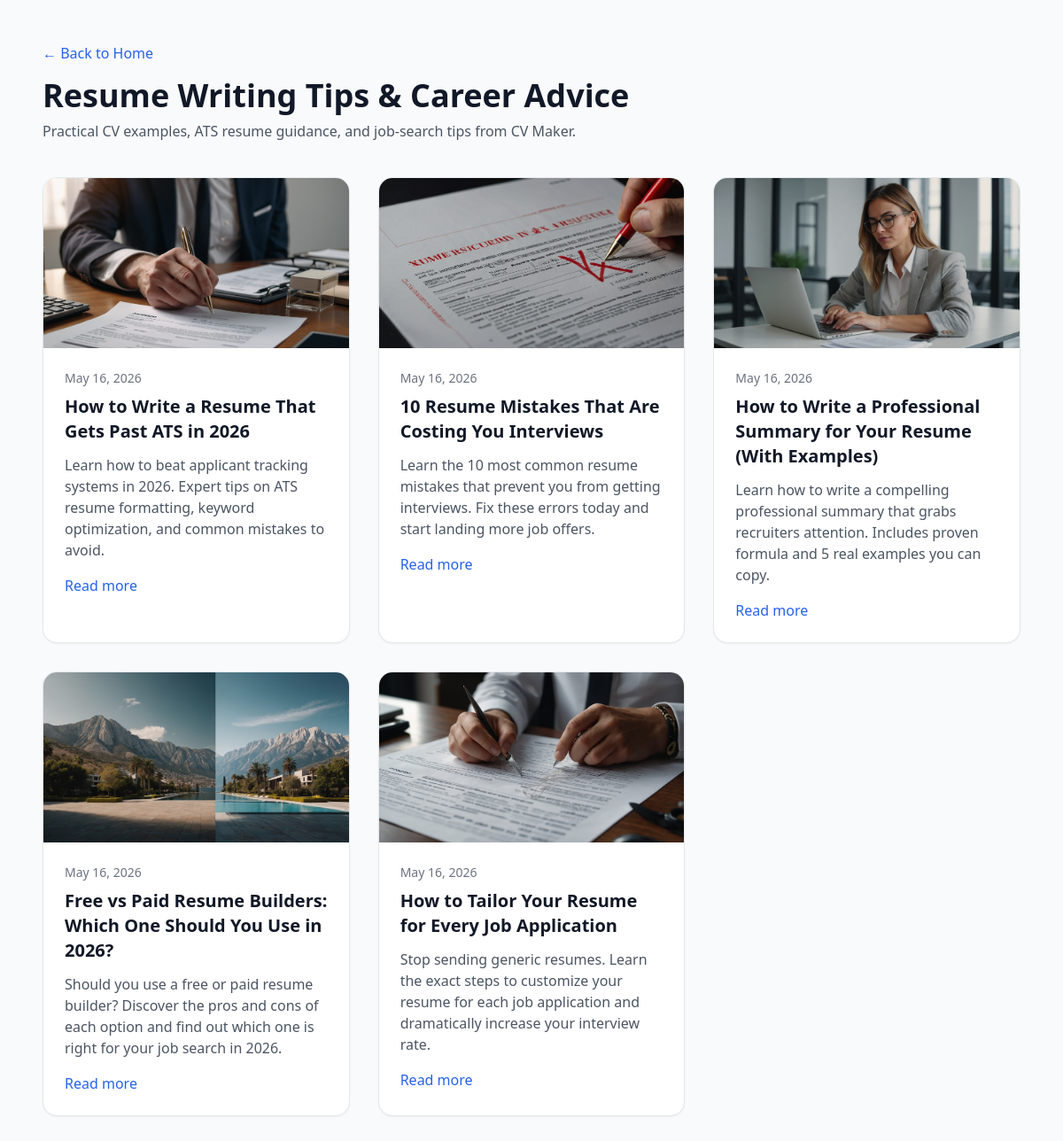
Screenshot of /blog.php with the database file from the repository.
### tables this page shows
CREATE TABLE `blogs` (
  `id` int(11) NOT NULL AUTO_INCREMENT,
  `title` varchar(255) NOT NULL,
  `slug` varchar(255) DEFAULT NULL,
  `excerpt` mediumtext DEFAULT NULL,
  `content` longtext DEFAULT NULL,
  `featured_image` varchar(500) DEFAULT NULL,
  `status` enum('draft','published') DEFAULT 'draft',
  `author_id` int(11) DEFAULT NULL,
  `meta_title` varchar(255) DEFAULT NULL,
  `meta_description` mediumtext DEFAULT NULL,
  `meta_keywords` mediumtext DEFAULT NULL,
  `views` int(11) DEFAULT 0,
  `created_at` timestamp NULL DEFAULT CURRENT_TIMESTAMP,
  `updated_at` timestamp NULL DEFAULT CURRENT_TIMESTAMP ON UPDATE CURRENT_TIMESTAMP,
  PRIMARY KEY (`id`),
  UNIQUE KEY `slug` (`slug`),
  KEY `idx_status` (`status`),
  KEY `idx_author` (`author_id`),
  KEY `idx_created` (`created_at`)
);

### blog.php (the view, shortened to what this page needs)
<?php
require_once __DIR__ . '/config/database.php';
    ?>
    <?php
$stmt = $pdo->query("SELECT id, title, slug, excerpt, featured_image, created_at FROM blogs WHERE status = 'published' ORDER BY created_at DESC");
$posts = $stmt->fetchAll(PDO::FETCH_ASSOC);
?>
<!DOCTYPE html>
<html lang="en">
<head>
    <script src="https://cdn.tailwindcss.com"></script>
    </head>
<body class="bg-gray-50 text-gray-900">
    <div class="max-w-6xl mx-auto px-6 py-12">
        <div class="mb-10">
            <a href="/" class="text-blue-600 hover:underline">&larr; Back to Home</a>
            <h1 class="text-4xl font-bold text-gray-900 mt-4">Resume Writing Tips & Career Advice</h1>
            <p class="text-gray-600 mt-2">Practical CV examples, ATS resume guidance, and job-search tips from CV Maker.</p>
        </div>
        <?php if (!$posts): ?>
            <div class="bg-white rounded-2xl border border-gray-200 p-10 text-center text-gray-500">No published posts yet.</div>
        <?php else: ?>
            <div class="grid md:grid-cols-2 lg:grid-cols-3 gap-8">
                <?php foreach ($posts as $post): ?>
                    <article class="bg-white rounded-2xl shadow-sm border border-gray-200 overflow-hidden">
                        <?php if (!empty($post['featured_image'])): ?>
                            <img src="<?php echo htmlspecialchars($post['featured_image']); ?>" alt="<?php echo htmlspecialchars($post['title']); ?>" class="w-full h-48 object-cover">
                        <?php endif; ?>
                        <div class="p-6">
                            <p class="text-sm text-gray-500 mb-2"><?php echo htmlspecialchars(date('F j, Y', strtotime($post['created_at']))); ?></p>
                            <h2 class="text-xl font-semibold text-gray-900 mb-3"><?php echo htmlspecialchars($post['title']); ?></h2>
                            <p class="text-gray-600 mb-4"><?php echo htmlspecialchars($post['excerpt'] ?: 'Read the full article.'); ?></p>
                            <a href="/blog/<?php echo rawurlencode($post['slug']); ?>.html" class="text-blue-600 font-medium hover:underline">Read more</a>
                        </div>
                    </article>
                <?php endforeach; ?>
            </div>
        <?php endif; ?>
    </div>
</body>
</html>

### rows the page displays
blogs: featured_image (picture), created_at "May 16, 2026", title "How to Write a Resume That Gets Past ATS in 2026", excerpt "Learn how to beat applicant tracking systems in 2026. Expert tips on ATS resume formatting, keyword optimization, and common mistakes to avoid."
blogs: featured_image (picture), created_at "May 16, 2026", title "10 Resume Mistakes That Are Costing You Interviews", excerpt "Learn the 10 most common resume mistakes that prevent you from getting interviews. Fix these errors today and start landing more job offers."
blogs: featured_image (picture), created_at "May 16, 2026", title "How to Write a Professional Summary for Your Resume (With Examples)", excerpt "Learn how to write a compelling professional summary that grabs recruiters attention. Includes proven formula and 5 real examples you can copy."
blogs: featured_image (picture), created_at "May 16, 2026", title "Free vs Paid Resume Builders: Which One Should You Use in 2026?", excerpt "Should you use a free or paid resume builder? Discover the pros and cons of each option and find out which one is right for your job search in 2026."
blogs: featured_image (picture), created_at "May 16, 2026", title "How to Tailor Your Resume for Every Job Application", excerpt "Stop sending generic resumes. Learn the exact steps to customize your resume for each job application and dramatically increase your interview rate."
